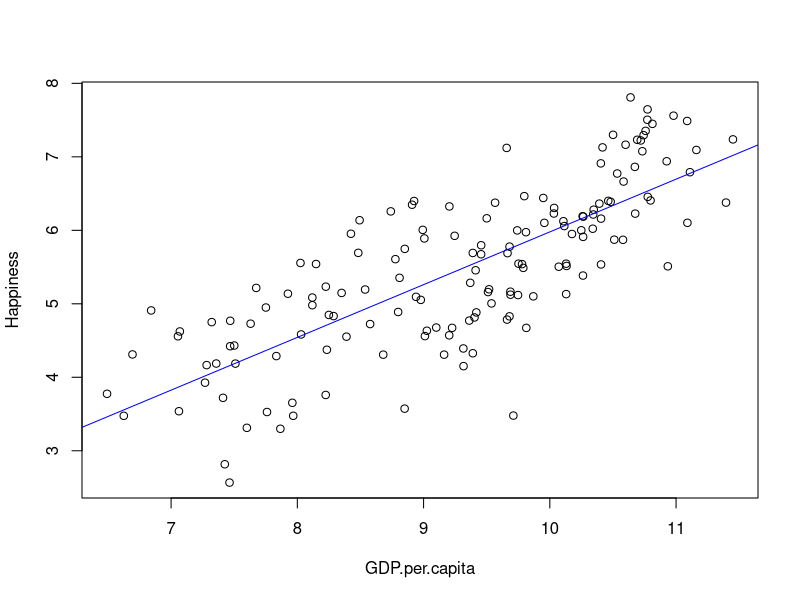
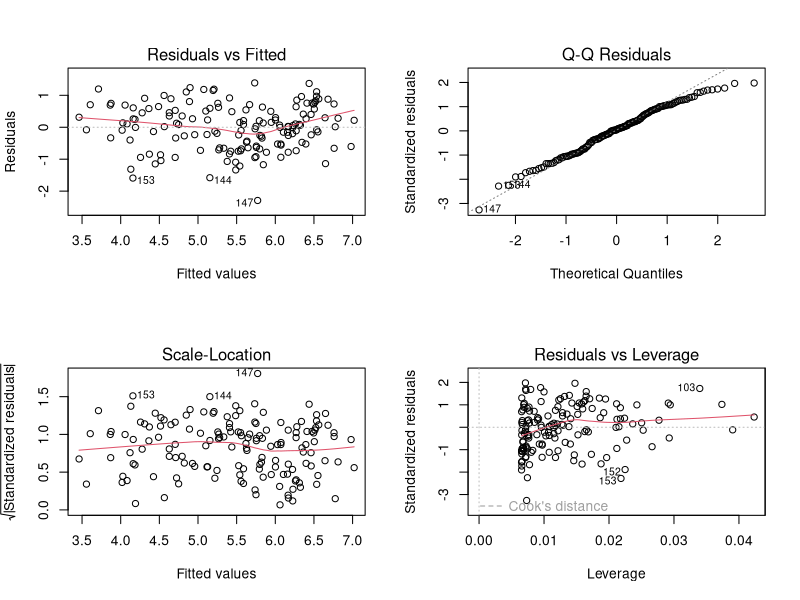
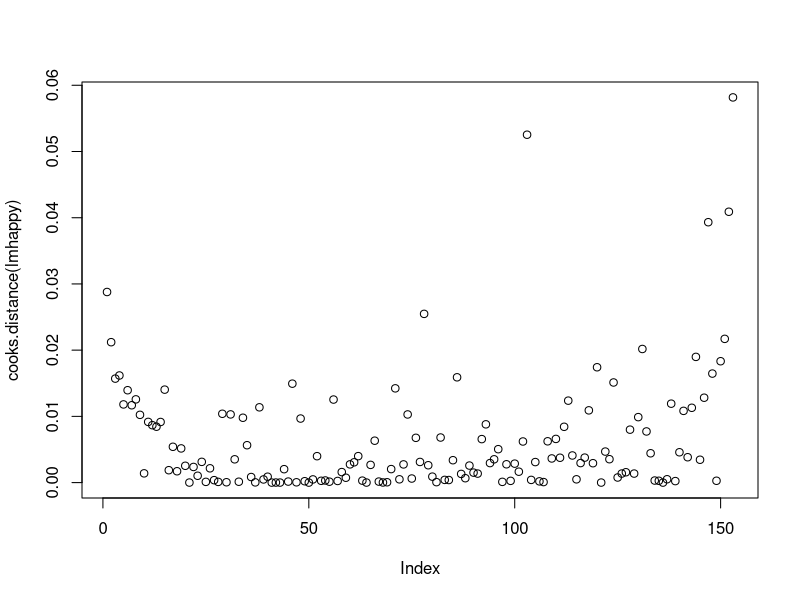
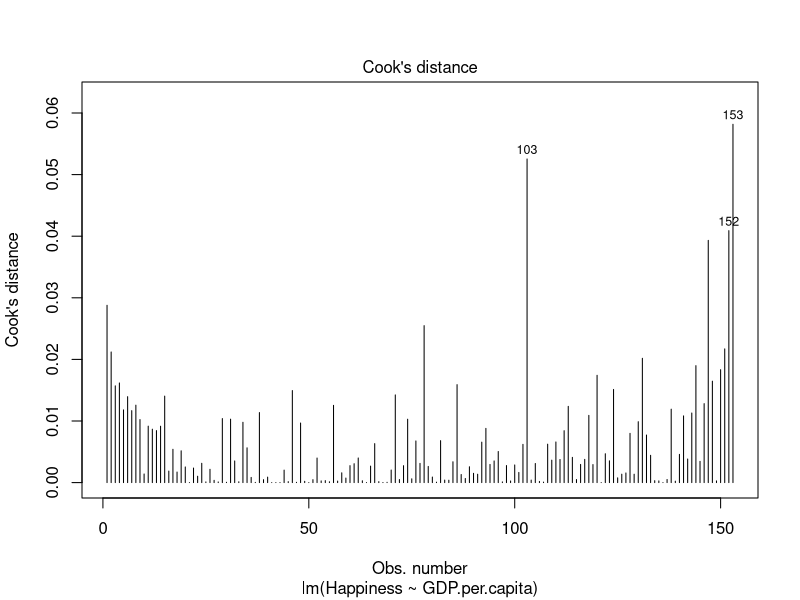
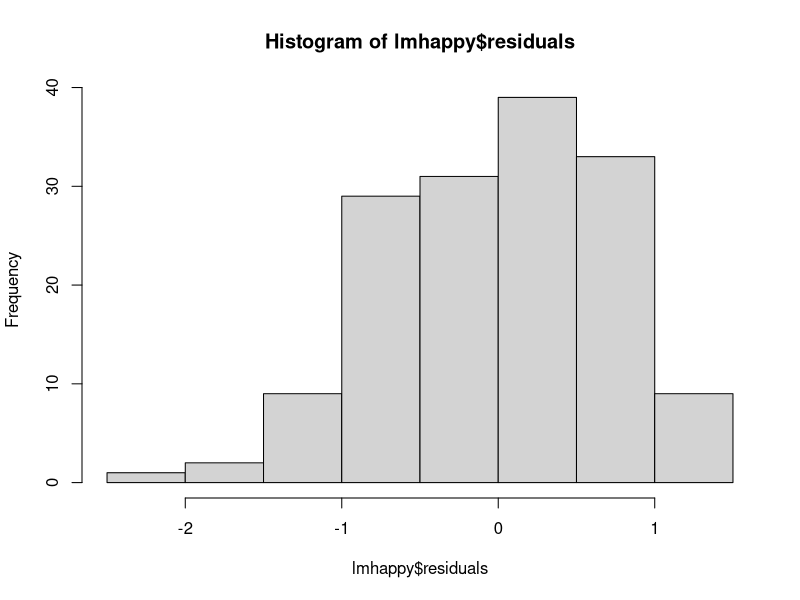
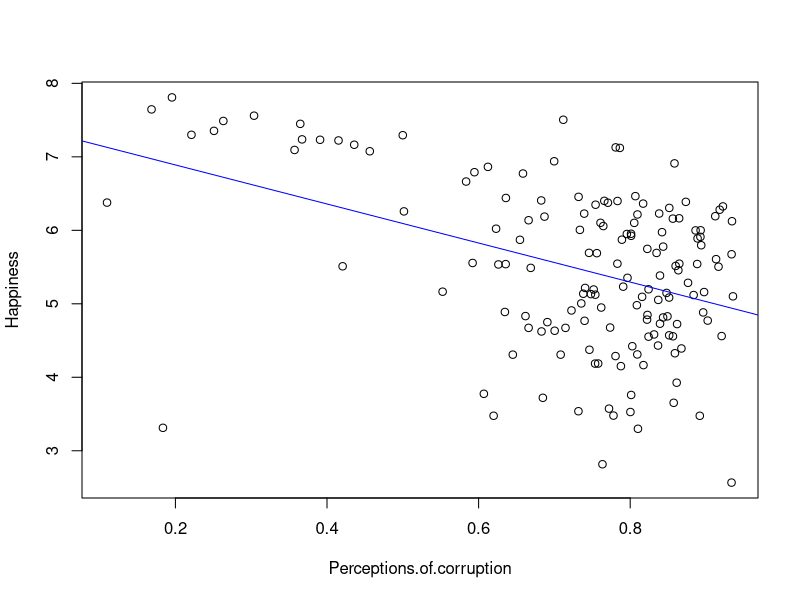
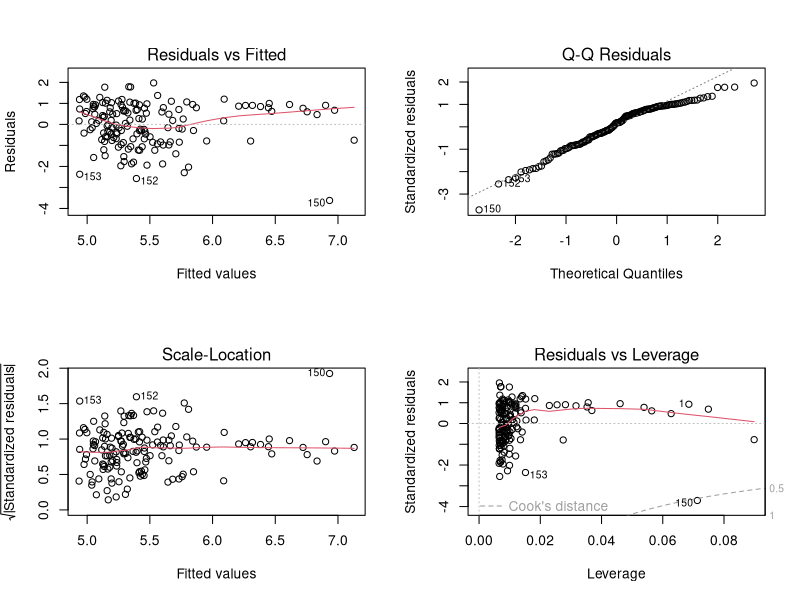
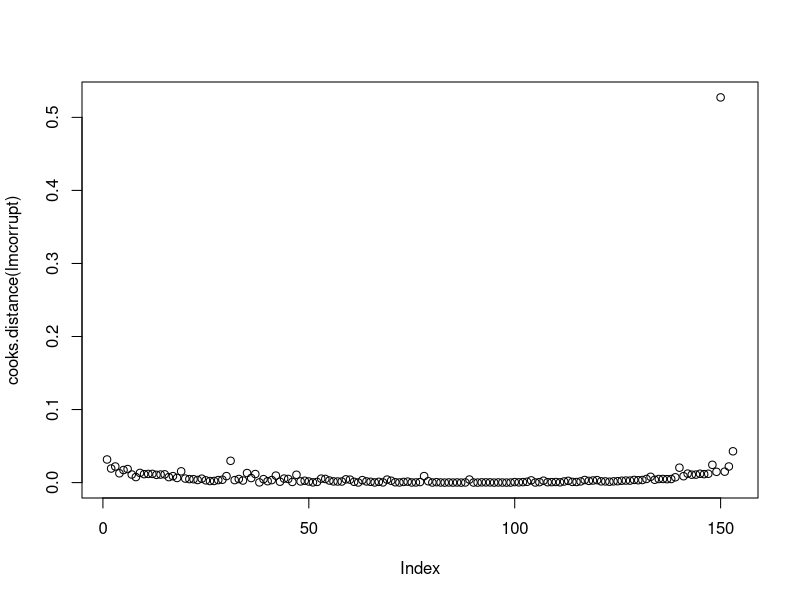

Write the R code that produced these figures, in order.
rm(list=ls())

#Model 1 (D:Happiness, I:GDP.per.capita)
happy<-read.csv("2020.csv")
#happy<-happy[-c(153,103),]
str(happy)
sum(is.na(happy$Happiness))
sum(is.na(happy$GDP.per.capita))
lmhappy<-lm(Happiness~GDP.per.capita, data = happy)
plot(Happiness~GDP.per.capita, data = happy)
abline(lmhappy, col = "blue")
summary(lmhappy)
#Yes, this model test shows that it is statistically significant.  
#As the F-statistic reveals that the p value is 2.2e-16, which is less than 0.05, that is an indication that it is statistically significant.
#Furthermore, the multiple R-squared is 0.6012 and the adjusted R-squared is 0.5986, which explains about 60% of the variance.
#Additionally, as the hypothesis test (GDP.per.Capita) gives a p value of 2e-16, which is less than 0.05, this is another indication that it is statistically significant
#and that GDP.per.capita does effect Happiness.
#Equation:  Happiness = -1.19865 + 0.71774 (GDP.per.capita)
par(mfrow=c(2,2))
plot(lmhappy)
#The Residuals vs Fitted graph shows a random pattern.
#The Normal Q-Q graph has points that are very close to the line.
#The Scale-Location graph has a flatline with points above and below.
par(mfrow=c(1,1))
plot(cooks.distance(lmhappy))
plot(lmhappy, which = c(4))
4/153
#Most of the data is around 0.0261
hist(lmhappy$residuals)
mean(lmhappy$residuals) 
#The mean is close to 0
library(lmtest)
lmtest::bptest(lmhappy)
#p is 0.3876, which is greater than 0.05 so it is the model is homoscedastic.



#Model 2 (D:Happiness,I:Perceptions.of.corruption)
corrupt<-read.csv("2020.csv")
#corrupt<-corrupt[-150,]
str(corrupt)
sum(is.na(corrupt$Happiness))
sum(is.na(corrupt$Perceptions.of.corruption))
lmcorrupt<-lm(Happiness~Perceptions.of.corruption, data = corrupt)
plot(Happiness~Perceptions.of.corruption, data = corrupt)
abline(lmcorrupt, col = "blue")
summary(lmcorrupt) #7.428e-08, {0.175, 0.1695}, 7.43e-08
par(mfrow=c(2,2))
plot(lmcorrupt)
par(mfrow=c(1,1))
plot(cooks.distance(lmcorrupt))
plot(lmcorrupt, which=c(4))
4/153
#Most of the data is around 0.0261, except for row 150, which is an outlier.
#You should remove row 150 because in the cook's distance graph, it is near 0.5 and not near 0.0261 at all.  
corrupt<-corrupt[-150,] #remove outlier
lmcorrupt<-lm(Happiness~Perceptions.of.corruption, data = corrupt)
summary(lmcorrupt)
#Yes, this model test shows that it is statistically significant.  
#As the F-statistic reveals that the p value is 3.756e-10, which is less than 0.05, that is an indication that it is statistically significant.
#Furthermore, the multiple R-squared is 0.2308 and the adjusted R-squared is 0.2257, which explains about 23% of the variance.
#Additionally, as the hypothesis test (Perceptions.of.corruption) gives a p value of 3.76e-10, which is less than 0.05, this is another indication that it is statistically significant
#and that Perceptions.of.corruption does effect Happiness.
#Equation: Happiness = 7.7827 - 3.1154 (Perceptions.of.corruption)
par(mfrow=c(2,2))
plot(lmcorrupt)
#The Residuals vs Fitted graph shows a random pattern.
#The Normal Q-Q graph has points that are very close to the line.
#The Scale-Location graph has a flatline with points above and below.
par(mfrow=c(1,1))
plot(cooks.distance(lmcorrupt))
plot(lmcorrupt, which=c(4))
hist(lmcorrupt$residuals)
mean(lmcorrupt$residuals)
#The mean is close to 0
library(lmtest)
lmtest::bptest(lmcorrupt)
#Since P is 0.3393, which is greater than 0.05, the model is homoscedastic
#By removing the outlier, our model was able to improve.


#Model3 (D:Happiness,I:Generosity)
generosity<-read.csv("2020.csv")
#generosity<-generosity[-c(133,142),]
str(generosity) #153 observations
sum(is.na(generosity$Happiness))
sum(is.na(generosity$Generosity))
lmgenerosity<-lm(Happiness~Generosity, data = generosity)
plot(Happiness~Generosity, data = generosity)
abline(lmgenerosity, col = "blue")
summary(lmgenerosity) #0.3964, {0.004767,-0.001824}, 0.396}
par(mfrow=c(2,2))
plot(lmgenerosity)
#The Residuals vs Fitted graph shows a random pattern.
#The Normal Q-Q graph has points that are very close to the line.
#The Scale-Location graph has a flatline with points above and below.
par(mfrow=c(1,1))
plot(cooks.distance(lmgenerosity))
plot(lmgenerosity, which=c(4))
4/153
#Most of the data is around 0.0261 except for row 133 and 142, which are outliers.
#You should remove row 133 and 142 because in the cook's distance graph, both points are near 0.1 and not near 0.0261 at all.  
generosity<-generosity[-c(133,142),]
lmgenerosity<-lm(Happiness~Generosity, data = generosity)
summary(lmgenerosity)
#This model test shows that it is NOT statistically significant.
#As the F-statistic reveals that the p value is 0.0958, which is greater than 0.05, that is an indication that it is NOT statistically significant.
#Furthermore, the multiple R-squared is 0.01851 and the adjusted R-squared is 0.01192, which explains only about 2% of the variance.
#Additionally, as the hypothesis test (Generosity) gives a p value of 0.0958, which is greater than 0.05, is another indication that it is NOT statistically significant
#and that Generosity does NOT effect Happiness.
#Equation: 5.51507 + 1.06535 (Generosity)
par(mfrow=c(2,2))
plot(lmgenerosity)
#The Residuals vs Fitted graph shows a random pattern.
#The Normal Q-Q graph has points that are very close to the line.
#The Scale-Location graph has a flatline with points above and below.
par(mfrow=c(1,1))
plot(cooks.distance(lmgenerosity))
plot(lmgenerosity, which=c(4))
4/151
hist(lmgenerosity$residuals)
mean(lmgenerosity$residuals)
#The mean is close to 0
library(lmtest)
lmtest::bptest(lmgenerosity)
#P is 0.019, which is below 0.05, so the model is heteroskedastic
#Although by removing the outlier, the model was able to improve, 
#it was not able to improve enough to make it statistically significant or homoscedastic.
